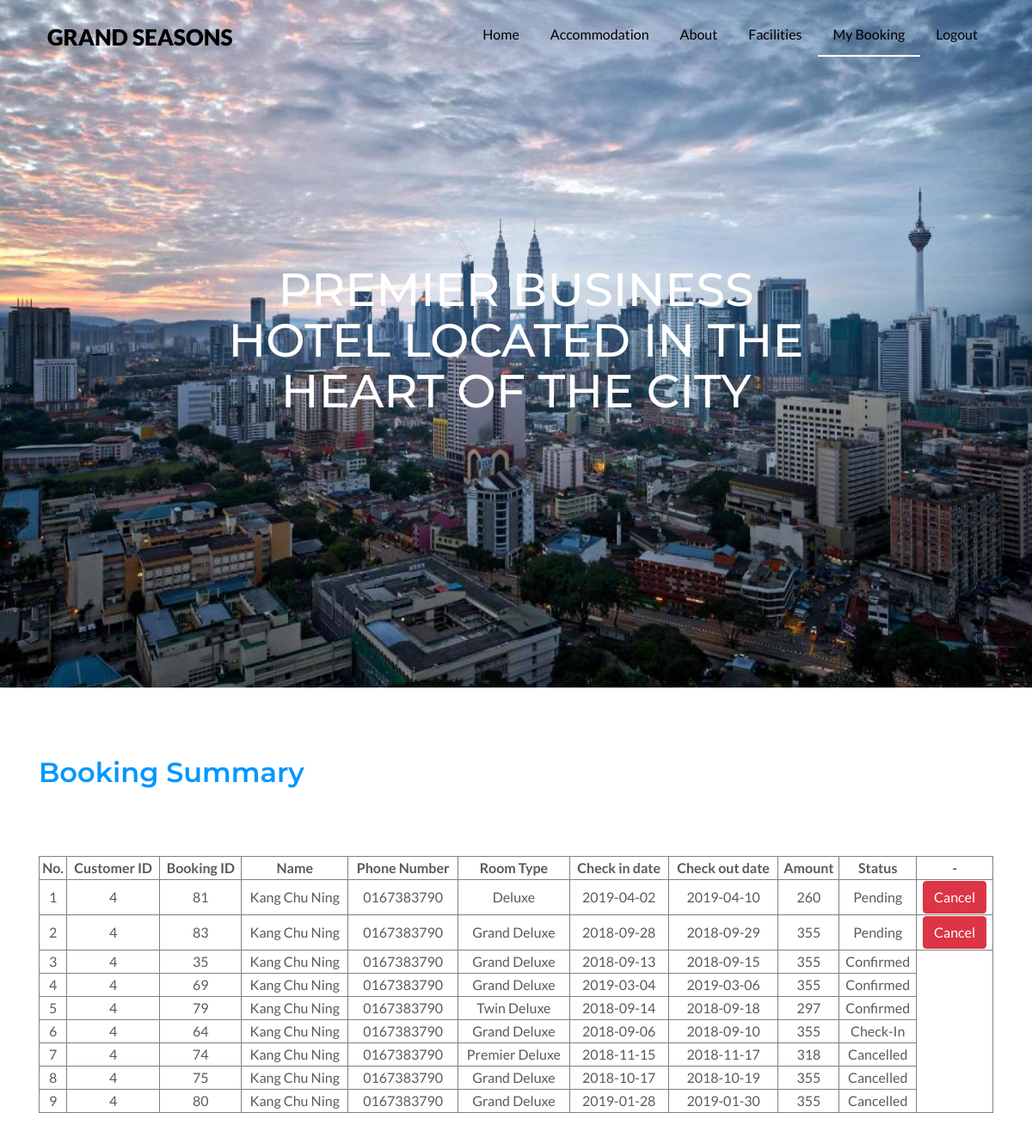
The page /bookingSummary.php (signed in) on the database its author committed.
### tables this page shows
CREATE TABLE `booking` (
  `booking_id` int(11) NOT NULL,
  `cust_id` int(11) NOT NULL,
  `roomtype` varchar(255) NOT NULL,
  `numofguest` varchar(255) NOT NULL,
  `checkindate` varchar(255) NOT NULL,
  `checkoutdate` varchar(255) NOT NULL,
  `paymenttype` varchar(255) NOT NULL,
  `creditcardno` varchar(255) NOT NULL,
  `cardholdername` varchar(255) NOT NULL,
  `expirydate` varchar(255) NOT NULL,
  `cvc` varchar(255) NOT NULL,
  `amount` varchar(255) NOT NULL,
  `status` varchar(255) NOT NULL DEFAULT 'Pending'
);

CREATE TABLE `customer` (
  `cust_id` int(11) NOT NULL,
  `username` varchar(255) NOT NULL,
  `password` varchar(255) NOT NULL,
  `firstname` varchar(255) NOT NULL,
  `lastname` varchar(255) NOT NULL,
  `gender` varchar(255) NOT NULL,
  `ic` varchar(255) NOT NULL,
  `phone` varchar(255) NOT NULL,
  `email` varchar(255) NOT NULL,
  `address` varchar(255) NOT NULL,
  `postcode` varchar(255) NOT NULL,
  `city` varchar(255) NOT NULL,
  `state` varchar(255) NOT NULL
);

### bookingSummary.php (the view, shortened to what this page needs)
<!DOCTYPE html>
<html>
<head>
    <link href="//maxcdn.bootstrapcdn.com/bootstrap/4.0.0/css/bootstrap.min.css" rel="stylesheet" id="bootstrap-css">
</head>
<?php
$con = mysqli_connect("localhost", "root", "ROOT", "hrsdb");
$username = $_SESSION['login_user'];
$search_Query = "SELECT customer.cust_id, booking.booking_id, customer.firstname, customer.lastname, customer.phone, booking.roomtype,
					    booking.checkindate, booking.checkoutdate, booking.amount, booking.status
			     FROM customer
			     INNER JOIN booking ON customer.cust_id = booking.cust_id
				 WHERE booking.cust_id = (SELECT cust_id FROM customer WHERE username='$username')
				 ORDER BY booking.status DESC";
$search_Result = mysqli_query($con, $search_Query);
?>
<body>
<nav class="navbar navbar-expand-lg mb-4 top-bar navbar-static-top sps sps--abv">
    <div class="container">
        <a class="navbar-brand mx-auto" href="#">Grand Seasons</a>
        <div class="collapse navbar-collapse" id="navbarCollapse1">
            <ul class="navbar-nav ml-auto">
                <li class="nav-item"><a class="nav-link" href="home.php">Home <span class="sr-only">(current)</span></a></li>
                <li class="nav-item"><a class="nav-link" href="home.php #benefits">Accommodation</a></li>
                <li class="nav-item" https://s.bootsnipp.com/iframe/NjR9z#blog> <a class="nav-link" href="home.php #about">About</a></li>
                <li class="nav-item"><a class="nav-link" href="facilities.php #benefits">Facilities</a></li>
                <?php if ($_SESSION["is_login"] == true): ?>
                    <li class="nav-item active"><a class="nav-link" href="bookingSummary.php #benefits">My Booking</a></li>
                    <li class="nav-item"><a class="nav-link" href="logout.php">Logout</a></li>
                <?php else : ?>
                    <li class="nav-item"><a class="nav-link" href="login.php">Login</a></li>
                <?php endif; ?>
            </ul>
        </div>
    </div>
</nav>
<div class="swiper-container main-slider" id="myCarousel">
    <div class="swiper-wrapper">
        <div class="swiper-slide slider-bg-position" style="background:url('hotel_image/view.jpg')" data-hash="slide1">
            <h2>Premier business hotel located in the heart of the city</h2>
        </div>
    </div>
</div>
<section class="service-sec" id="benefits">
    <div class="container">
        <div class="row">
            <div class="col-md-12">
                <div class="heading">
                    <h2 align="left">Booking Summary</h2>
                </div>
                <table border=1px width="100%">
                    <tr>
                        <th style="text-align:center">No.</th>
                        <th style="text-align:center">Customer ID</th>
                        <th style="text-align:center">Booking ID</th>
                        <th style="text-align:center">Name</th>
                        <th style="text-align:center">Phone Number</th>
                        <th style="text-align:center">Room Type</th>
                        <th style="text-align:center">Check in date</th>
                        <th style="text-align:center">Check out date</th>
                        <th style="text-align:center">Amount</th>
                        <th style="text-align:center">Status</th>
						<th style="text-align:center">-</th>
                    </tr>
                    <?php $bil = 1;
                    while ($row = mysqli_fetch_array($search_Result)): ?>
                        <tr>
                            <td><?= $bil ?></td>
                            <td><?= $row["cust_id"] ?></td>
                            <td><?= $row["booking_id"] ?></td>
                            <td><?= $row["firstname"] ?> <?= $row["lastname"] ?></td>
                            <td><?= $row["phone"] ?></td>
                            <td><?= $row["roomtype"] ?></td>
                            <td><?= $row["checkindate"] ?></td>
                            <td><?= $row["checkoutdate"] ?></td>
                            <td><?= $row["amount"] ?></td>
                            <td><?= $row["status"] ?></td>
                            <?php if ($row["status"] == "Pending"): ?>
                                <td>
                                    <button type="button" class="btn btn-danger"
										    onclick="post('/HRS/bookingSummary.php',{book_id:'<?= $row["booking_id"] ?>'})">Cancel
                                    </button>
                                </td>
                            <?php endif; ?>
                            <?php $bil++; ?>
                        </tr>
                    <?php endwhile; ?>
                </table>
            </div>
        </div>
    </div>
</section>
</body>
</html>

### bookingSummary.php (style rules this page uses)
body { color: #5a5a5a; font-family: 'Lato', sans-serif; }
h1, h2, h3, h4, h5 { font-family: 'Montserrat', sans-serif; }
section { float: left; width: 100%; padding: 80px 0; }
.navbar.top-bar { border-radius: 0; padding: 16px 0; z-index: 16; position: absolute; top: 0; }
.sps { padding: 1em .5em; position: fixed; top: 0; left: 0; transition: all 0.25s ease; width: 100%; }
.sps--abv { background-color: transparent; color: #000; }
.top-bar a.navbar-brand { color: #000000; font-size: 26px; font-weight: 800; padding: 5px 0 0 10px; text-transform: uppercase; }
.top-bar .nav-link { color: #000000; font-size: 16px; font-weight: 500; padding: 12px 18px !important; }
.top-bar .navbar-nav .nav-item { margin: 0 }
.top-bar .nav-link:hover, .top-bar .nav-item.active a { color: #000000; border-bottom: 2px solid #fff; border-radius: 0; }
.swiper-container { width: 100%; height: 100vh; }
.swiper-slide { text-align: center; font-size: 18px; background: #fff; display: -webkit-box; display: -ms-flexbox; display: -webkit-flex; display: flex; -webkit-box-pack: center; -ms-flex-pack: center; -webkit-justify-content: center; justify-content: center; -webkit-box-align: center; -ms-flex-align: center; -webkit-align-items: center; align-items: center; }
.main-slider .slider-bg-position { background-size: cover !important; background-position: center center !important; }
.main-slider h2 { color: #fff; font-size: 54px; line-height: 59px; padding: 0 19%; text-transform: uppercase; }
.service-sec .heading { float: left; width: 100%; margin-bottom: 70px; text-align: center; }
.service-sec h2 { display: block; text-transform: capitalize; font-weight: 600; color: #0297FF; font-size: 32px; }
.swiper-container { margin-left: auto; margin-right: auto; position: relative; overflow: hidden; z-index: 1 }
.swiper-wrapper { position: relative; width: 100%; height: 100%; z-index: 1; display: -webkit-box; display: -moz-box; display: -ms-flexbox; display: -webkit-flex; display: flex; -webkit-transition-property: -webkit-transform; -moz-transition-property: -moz-transform; -o-transition-property: -o-transform; -ms-transition-property: -ms-transform; transition-property: transform; -webkit-box-sizing: content-box; -moz-box-sizing: content-box; box-sizing: content-box }
.swiper-container-android .swiper-slide, .swiper-wrapper { -webkit-transform: translate3d(0, 0, 0); -moz-transform: translate3d(0, 0, 0); -o-transform: translate(0, 0); -ms-transform: translate3d(0, 0, 0); transform: translate3d(0, 0, 0) }
.swiper-slide { -webkit-flex-shrink: 0; -ms-flex: 0 0 auto; flex-shrink: 0; width: 100%; height: 100%; position: relative }
table td { text-align: center; }

### rows shown on the page
booking: cust.cust_id "4", booking_id "81", cust.firstname "Kang", cust.lastname "Chu Ning", cust.phone "0167383790", roomtype "Deluxe", checkindate "2019-04-02", checkoutdate "2019-04-10", amount "260", status "Pending"
booking: cust.cust_id "4", booking_id "83", cust.firstname "Kang", cust.lastname "Chu Ning", cust.phone "0167383790", roomtype "Grand Deluxe", checkindate "2018-09-28", checkoutdate "2018-09-29", amount "355", status "Pending"
booking: cust.cust_id "4", booking_id "35", cust.firstname "Kang", cust.lastname "Chu Ning", cust.phone "0167383790", roomtype "Grand Deluxe", checkindate "2018-09-13", checkoutdate "2018-09-15", amount "355", status "Confirmed"
booking: cust.cust_id "4", booking_id "69", cust.firstname "Kang", cust.lastname "Chu Ning", cust.phone "0167383790", roomtype "Grand Deluxe", checkindate "2019-03-04", checkoutdate "2019-03-06", amount "355", status "Confirmed"
booking: cust.cust_id "4", booking_id "79", cust.firstname "Kang", cust.lastname "Chu Ning", cust.phone "0167383790", roomtype "Twin Deluxe", checkindate "2018-09-14", checkoutdate "2018-09-18", amount "297", status "Confirmed"
booking: cust.cust_id "4", booking_id "64", cust.firstname "Kang", cust.lastname "Chu Ning", cust.phone "0167383790", roomtype "Grand Deluxe", checkindate "2018-09-06", checkoutdate "2018-09-10", amount "355", status "Check-In"
booking: cust.cust_id "4", booking_id "74", cust.firstname "Kang", cust.lastname "Chu Ning", cust.phone "0167383790", roomtype "Premier Deluxe", checkindate "2018-11-15", checkoutdate "2018-11-17", amount "318", status "Cancelled"
booking: cust.cust_id "4", booking_id "75", cust.firstname "Kang", cust.lastname "Chu Ning", cust.phone "0167383790", roomtype "Grand Deluxe", checkindate "2018-10-17", checkoutdate "2018-10-19", amount "355", status "Cancelled"
booking: cust.cust_id "4", booking_id "80", cust.firstname "Kang", cust.lastname "Chu Ning", cust.phone "0167383790", roomtype "Grand Deluxe", checkindate "2019-01-28", checkoutdate "2019-01-30", amount "355", status "Cancelled"
